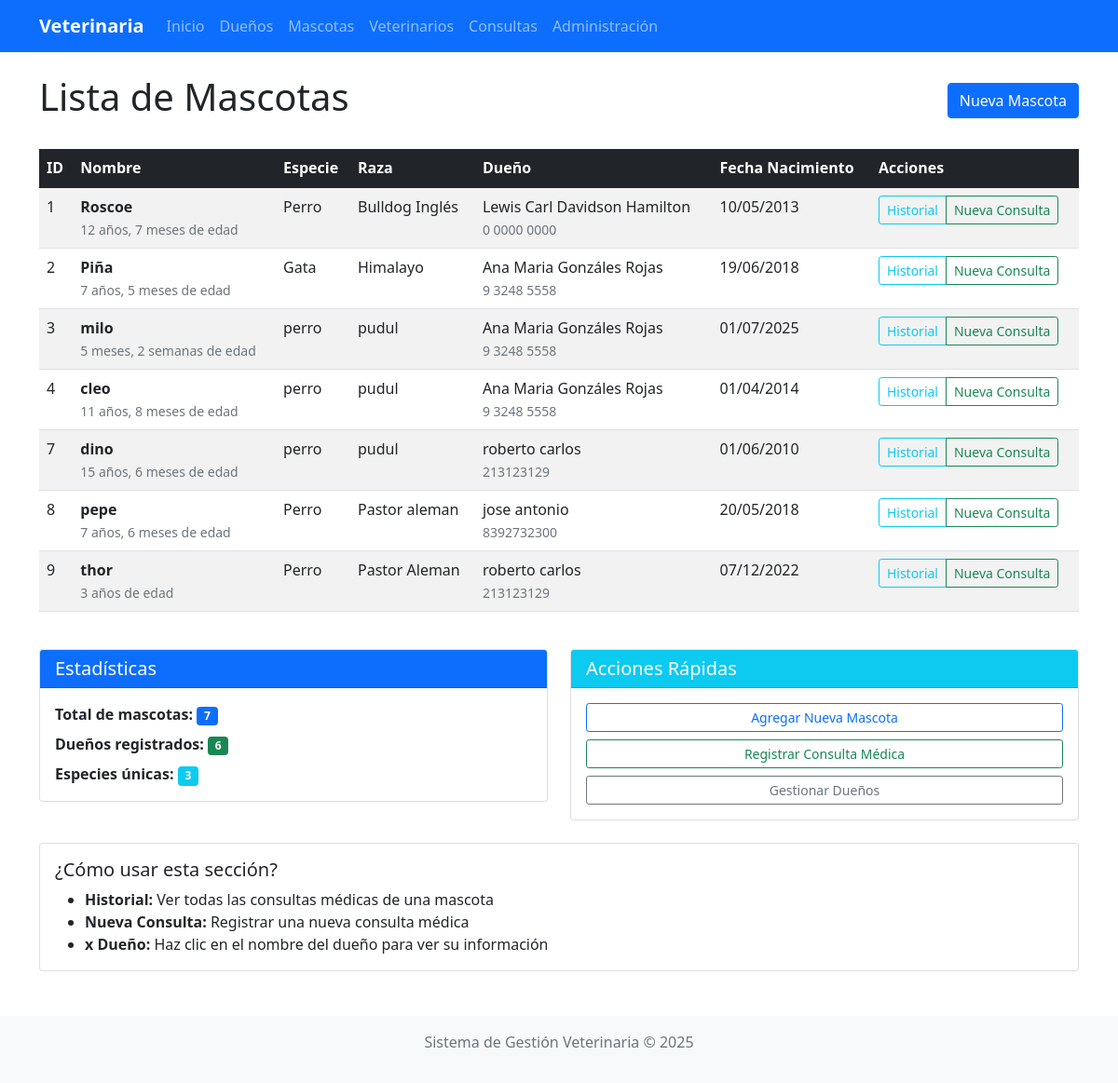
/mascotas/ (signed in), run on the app's committed database.
### clinica/models.py (models this page shows, shortened)
class Mascota(models.Model):
    nombre = models.CharField(max_length=100)
    especie = models.CharField(max_length=50, blank=True, null=True)
    raza = models.CharField(max_length=50, blank=True, null=True)
    fecha_nacimiento = models.DateField(blank=True, null=True)
    dueno = models.ForeignKey(Dueno, on_delete=models.CASCADE)
    fecha_registro = models.DateTimeField(auto_now_add=True)
    activo = models.BooleanField(default=True)
    fecha_eliminacion = models.DateTimeField(blank=True, null=True)
    objects = SoftDeleteManager()

class Persona(models.Model):
    nombre = models.CharField(max_length=100)
    telefono = models.CharField(max_length=20, blank=True, null=True)
    email = models.EmailField(blank=True, null=True)
    class Meta:
        abstract = True

class Dueno(Persona):
    direccion = models.TextField(blank=True, null=True)
    fecha_registro = models.DateTimeField(auto_now_add=True)
    activo = models.BooleanField(default=True)
    fecha_eliminacion = models.DateTimeField(blank=True, null=True)
    objects = SoftDeleteManager()
    class Meta:
        verbose_name_plural = "Dueños"

### clinica/views.py (the view)
# urls.py: path('mascotas/', views.lista_mascotas, name='lista_mascotas'),
@login_required
def lista_mascotas(request):
    mascotas = Mascota.objects.filter(activo=True).select_related('dueno').all()
    duenos_count = Dueno.objects.filter(activo=True).count()
    especies_unicas = Mascota.objects.filter(activo=True).exclude(especie__isnull=True).exclude(especie='').values_list('especie', flat=True).distinct().count()
    return render(request, 'clinica/lista_mascotas.html', {
        'mascotas': mascotas,
        'duenos_count': duenos_count,
        'especies_unicas': especies_unicas
    })

### clinica/models.py (called while the page is built)
    def get_queryset(self):
        return super().get_queryset().filter(activo=True)

### templates/clinica/lista_mascotas.html (shortened to what this page needs)
{% extends 'base.html' %}
{% block content %}
<div class="d-flex justify-content-between align-items-center mb-4">
    <h1>Lista de Mascotas</h1>
    <a href="{% url 'agregar_mascota' %}" class="btn btn-primary">Nueva Mascota</a>
</div>
{% if mascotas %}
<div class="table-responsive">
    <table class="table table-striped table-hover">
        <thead class="table-dark">
            <tr>
                <th>ID</th>
                <th>Nombre</th>
                <th>Especie</th>
                <th>Raza</th>
                <th>Dueño</th>
                <th>Fecha Nacimiento</th>
                <th>Acciones</th>
            </tr>
        </thead>
        <tbody>
            {% for mascota in mascotas %}
            <tr>
                <td>{{ mascota.id }}</td>
                <td>
                    <strong>{{ mascota.nombre }}</strong>
                    {% if mascota.fecha_nacimiento %}
                        <br>
                        <small class="text-muted">
                            {{ mascota.fecha_nacimiento|timesince }} de edad
                        </small>
                    {% endif %}
                </td>
                <td>
                    {% if mascota.especie %}
                        {{ mascota.especie }}
                    {% else %}
                        <span class="text-muted">-</span>
                    {% endif %}
                </td>
                <td>
                    {% if mascota.raza %}
                        {{ mascota.raza }}
                    {% else %}
                        <span class="text-muted">-</span>
                    {% endif %}
                </td>
                <td>
                    {{ mascota.dueno.nombre }}
                    {% if mascota.dueno.telefono %}
                        <br>
                        <small class="text-muted">{{ mascota.dueno.telefono }}</small>
                    {% endif %}
                </td>
                <td>
                    {% if mascota.fecha_nacimiento %}
                        {{ mascota.fecha_nacimiento|date:"d/m/Y" }}
                    {% else %}
                        <span class="text-muted">-</span>
                    {% endif %}
                </td>
                <td>
                    <div class="btn-group btn-group-sm">
                        <a href="{% url 'historial_mascota' mascota.id %}"
                           class="btn btn-outline-info"
                           title="Ver historial médico">
                            Historial
                        </a>
                        <a href="{% url 'agregar_consulta' %}"
                           class="btn btn-outline-success"
                           title="Agregar nueva consulta">
                            Nueva Consulta
                        </a>
                    </div>
                </td>
            </tr>
            {% endfor %}
        </tbody>
    </table>
</div>
{% endif %}
<div class="row mt-4">
    <div class="col-md-6">
        <div class="card">
            <div class="card-header bg-primary text-white">
                <h5 class="mb-0">Estadísticas</h5>
            </div>
            <div class="card-body">
                <p class="mb-2">
                    <strong>Total de mascotas:</strong>
                    <span class="badge bg-primary">{{ mascotas|length }}</span>
                </p>
                <p class="mb-2">
                    <strong>Dueños registrados:</strong>
                    <span class="badge bg-success">{{ duenos_count }}</span>
                </p>
                <p class="mb-0">
                    <strong>Especies únicas:</strong>
                    <span class="badge bg-info">{{ especies_unicas }}</span>
                </p>
            </div>
        </div>
    </div>
    <div class="col-md-6">
        <div class="card">
            <div class="card-header bg-info text-white">
                <h5 class="mb-0">Acciones Rápidas</h5>
            </div>
            <div class="card-body">
                <div class="d-grid gap-2">
                    <a href="{% url 'agregar_mascota' %}" class="btn btn-outline-primary btn-sm">
                        Agregar Nueva Mascota
                    </a>
                    <a href="{% url 'agregar_consulta' %}" class="btn btn-outline-success btn-sm">
                        Registrar Consulta Médica
                    </a>
                    <a href="{% url 'lista_duenos' %}" class="btn btn-outline-secondary btn-sm">
                        Gestionar Dueños
                    </a>
                </div>
            </div>
        </div>
    </div>
</div>
<div class="card mt-4">
    <div class="card-body">
        <h5> ¿Cómo usar esta sección?</h5>
        <ul class="mb-0">
            <li><strong> Historial:</strong> Ver todas las consultas médicas de una mascota</li>
            <li><strong> Nueva Consulta:</strong> Registrar una nueva consulta médica</li>
            <li><strong>x Dueño:</strong> Haz clic en el nombre del dueño para ver su información</li>
        </ul>
    </div>
</div>
{% endblock %}

### templates/base.html (style rules this page uses)
.card { transition: transform 0.2s; }

### data on the page
Mascota: id "1", nombre "Roscoe", fecha_nacimiento "12 años, 7 meses", especie "Perro", raza "Bulldog Inglés", dueno.nombre "Lewis Carl Davidson Hamilton", dueno.telefono "0 0000 0000", fecha_nacimiento "10/05/2013"
Mascota: id "2", nombre "Piña", fecha_nacimiento "7 años, 5 meses", especie "Gata", raza "Himalayo", dueno.nombre "Ana Maria Gonzáles Rojas", dueno.telefono "9 3248 5558", fecha_nacimiento "19/06/2018"
Mascota: id "3", nombre "milo", fecha_nacimiento "5 meses, 2 semanas", especie "perro", raza "pudul", dueno.nombre "Ana Maria Gonzáles Rojas", dueno.telefono "9 3248 5558", fecha_nacimiento "01/07/2025"
Mascota: id "4", nombre "cleo", fecha_nacimiento "11 años, 8 meses", especie "perro", raza "pudul", dueno.nombre "Ana Maria Gonzáles Rojas", dueno.telefono "9 3248 5558", fecha_nacimiento "01/04/2014"
Mascota: id "7", nombre "dino", fecha_nacimiento "15 años, 6 meses", especie "perro", raza "pudul", dueno.nombre "roberto carlos", dueno.telefono "213123129", fecha_nacimiento "01/06/2010"
Mascota: id "8", nombre "pepe", fecha_nacimiento "7 años, 6 meses", especie "Perro", raza "Pastor aleman", dueno.nombre "jose antonio", dueno.telefono "8392732300", fecha_nacimiento "20/05/2018"
Mascota: id "9", nombre "thor", fecha_nacimiento "3 años", especie "Perro", raza "Pastor Aleman", dueno.nombre "roberto carlos", dueno.telefono "213123129", fecha_nacimiento "07/12/2022"

### other printed values
{{ mascotas|length }} "7"
{{ duenos_count }} "6"
{{ especies_unicas }} "3"
